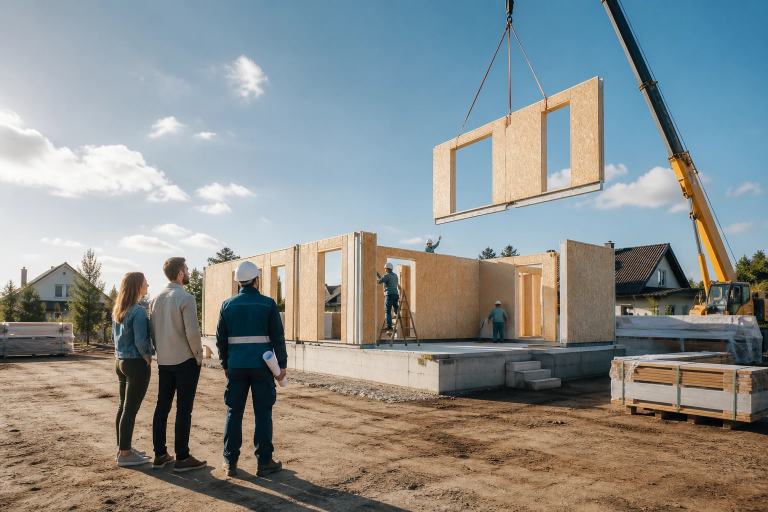
#> input picture sites/everyday-homes/assets/photos/everyday-construction-schedule-v1.webp, 1536 x 1024 px (shown at 1/2 size)
$ python -i housevision_render_bridge.py   (imports and definitions only)
#> lines starting #> are read from the running program, lines starting #| are printed output that depends on the picture
from __future__ import annotations

import base64
import binascii
import hashlib
import http.client
import json
import os
import re
import shutil
from pathlib import Path

import numpy as np
from PIL import Image, ImageFilter
from sqlalchemy import desc, func, select
from sqlalchemy.orm import Session

from ..audit import audit
from ..config import settings
from ..models import (
    HouseVisionGeometryLock,
    HouseVisionJob,
    HouseVisionOutputAsset,
    HouseVisionPackage,
    HouseVisionSourceAsset,
)
from .fs_guard import contained_path


LEGACY_SAFE_RENDER_MODE = "GEOMETRY_SAFE_COMPOSITE_V1"
ENVIRONMENT_RENDER_MODE = "GEOMETRY_SAFE_ENVIRONMENT_V2"
SAFE_RENDER_MODE = "GEOMETRY_LOCKED_RESTYLE_V22"
SAFE_WIDTH = 1536
SAFE_HEIGHT = 1024


# [131 lines left out: functions _image_factory_token, _call_image_factory, _decode_restyle_provider_result, _source_path, _sha256_file, not called in this run]


def _prepare_source_canvas(source_path: Path) -> Image.Image:
    with Image.open(source_path) as opened:
#> opened is the input picture: PIL image 1536x1024 RGB; mean R, G, B 139.2, 143.1, 141.3
        source = opened.convert("RGB")
    scale = min(SAFE_WIDTH / source.width, SAFE_HEIGHT / source.height)
#> scale = 1
    placed = source.resize(
        (max(1, round(source.width * scale)), max(1, round(source.height * scale))),
        Image.Resampling.LANCZOS,
    )
    x = (SAFE_WIDTH - placed.width) // 2
#> x = 0
    y = (SAFE_HEIGHT - placed.height) // 2
#> y = 0
    cover_scale = max(SAFE_WIDTH / source.width, SAFE_HEIGHT / source.height)
#> cover_scale = 1
    cover = source.resize(
        (
            max(1, round(source.width * cover_scale)),
            max(1, round(source.height * cover_scale)),
        ),
        Image.Resampling.LANCZOS,
    )
    left = (cover.width - SAFE_WIDTH) // 2
#> left = 0
    top = (cover.height - SAFE_HEIGHT) // 2
#> top = 0
    canvas = cover.crop((left, top, left + SAFE_WIDTH, top + SAFE_HEIGHT))
    canvas = canvas.filter(ImageFilter.GaussianBlur(radius=28))
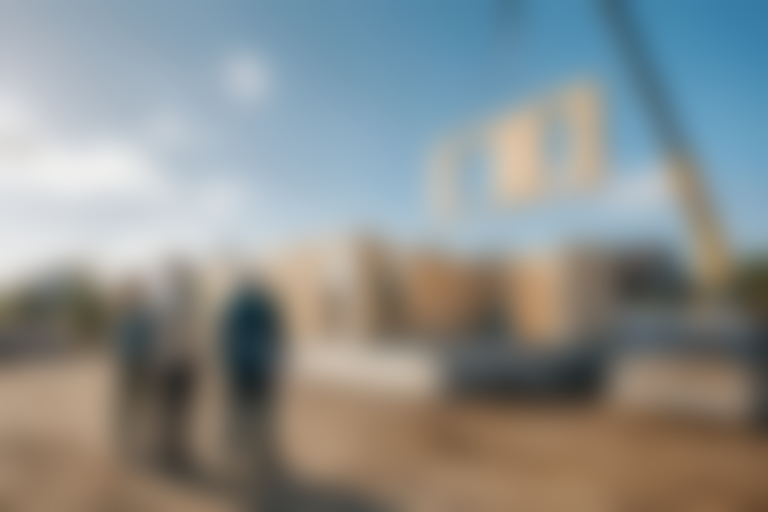
#> canvas: PIL image 1536x1024 RGB (shown at 1/2 size); mean R, G, B 139.2, 143.1, 141.3
    canvas.paste(placed, (x, y))
    return canvas


# [753 lines left out: functions _render_protected_source_frame, verify_geometry_proof, output_preview_path, _generate_legacy_source_derivatives, generate_typehouse_renders, create_source_preserved_baseline, not called in this run]

>>> result = _prepare_source_canvas('../../../../sites/everyday-homes/assets/photos/everyday-construction-schedule-v1.webp')

$ run again, on sites/everyday-homes/assets/photos/everyday-house-fit-studio-v1.webp
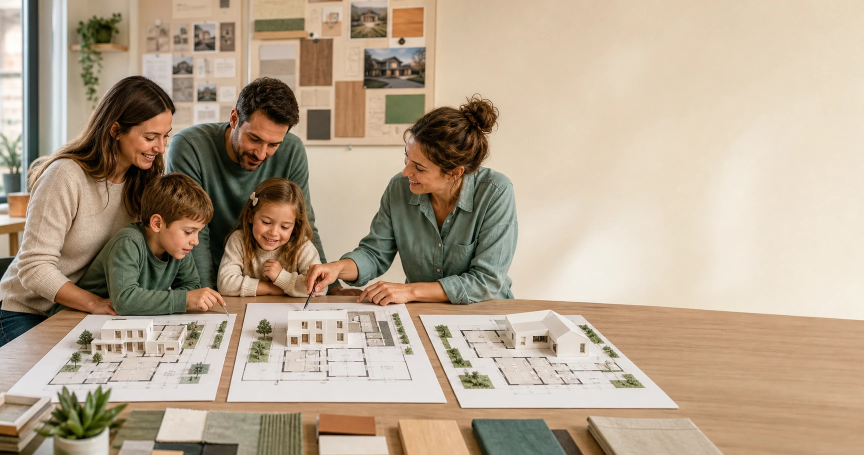
#> input picture sites/everyday-homes/assets/photos/everyday-house-fit-studio-v1.webp, 1728 x 910 px (shown at 1/2 size)
#> in _prepare_source_canvas, opened is the input picture: PIL image 1728x910 RGB; mean R, G, B 182.5, 164.8, 143.1
#> in _prepare_source_canvas, `canvas = canvas.filter(ImageFilter.GaussianBlur(radius=28))`:
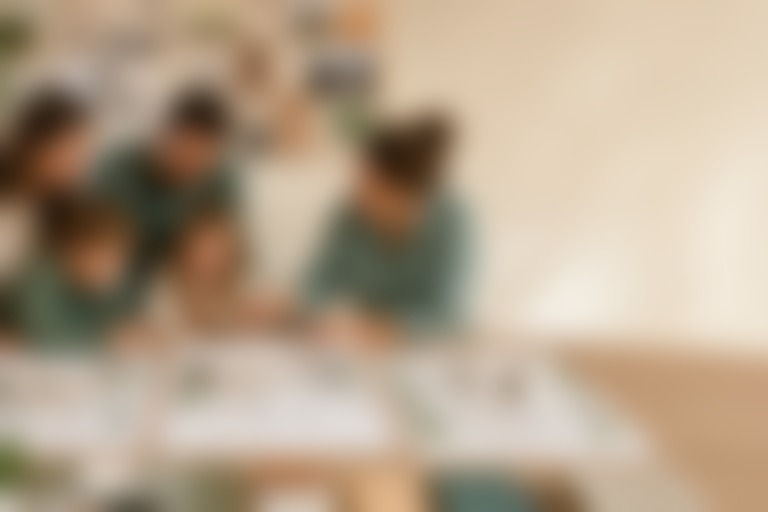
#> canvas: PIL image 1536x1024 RGB (shown at 1/2 size); mean R, G, B 179.5, 161.3, 139.1
#> in _prepare_source_canvas, `canvas.paste(placed, (x, y))`:
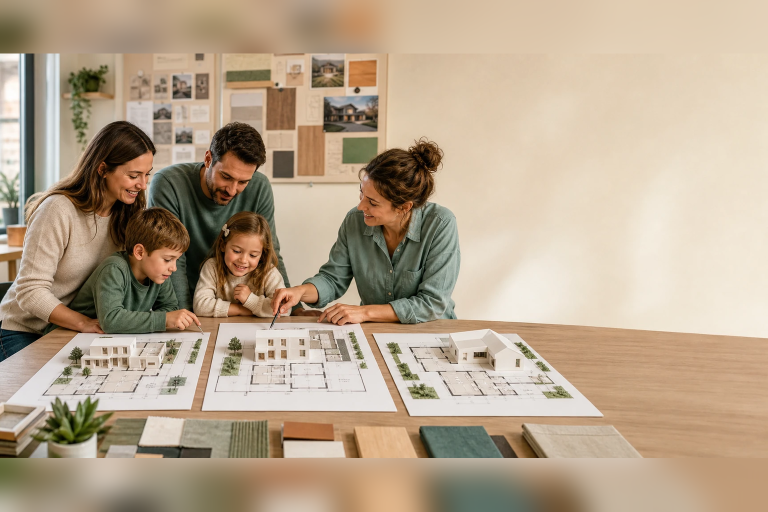
#> canvas: PIL image 1536x1024 RGB (shown at 1/2 size); mean R, G, B 182.7, 164.1, 141.2

$ run again, on sites/everyday-homes/assets/photos/everyday-monthly-budget-planning-v1.webp
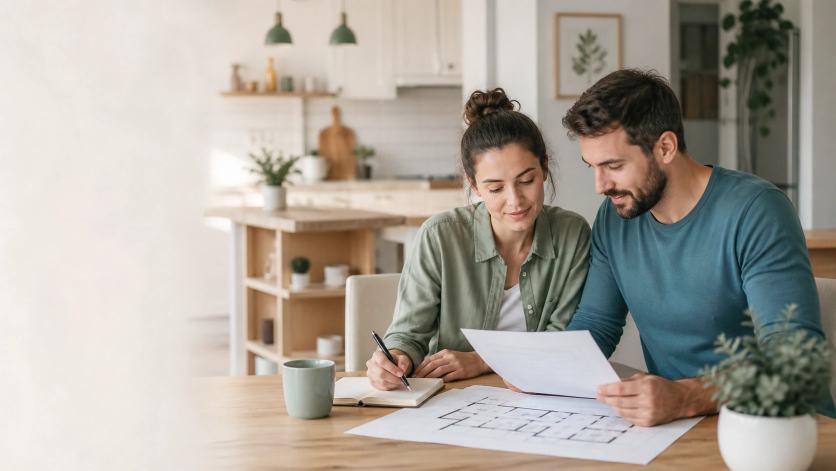
#> input picture sites/everyday-homes/assets/photos/everyday-monthly-budget-planning-v1.webp, 1672 x 941 px (shown at 1/2 size)
#> in _prepare_source_canvas, opened is the input picture: PIL image 1672x941 RGB; mean R, G, B 170.7, 164.6, 155.4
#> in _prepare_source_canvas, `canvas = canvas.filter(ImageFilter.GaussianBlur(radius=28))`:
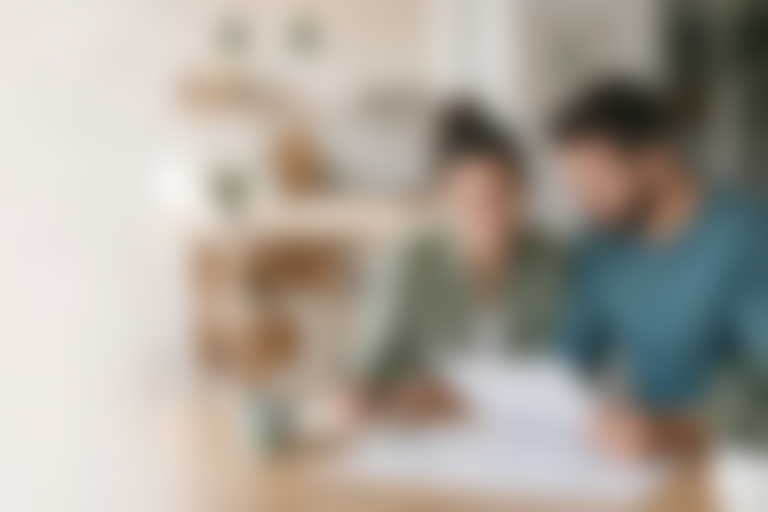
#> canvas: PIL image 1536x1024 RGB (shown at 1/2 size); mean R, G, B 170.2, 163.2, 153.5
#> in _prepare_source_canvas, `canvas.paste(placed, (x, y))`:
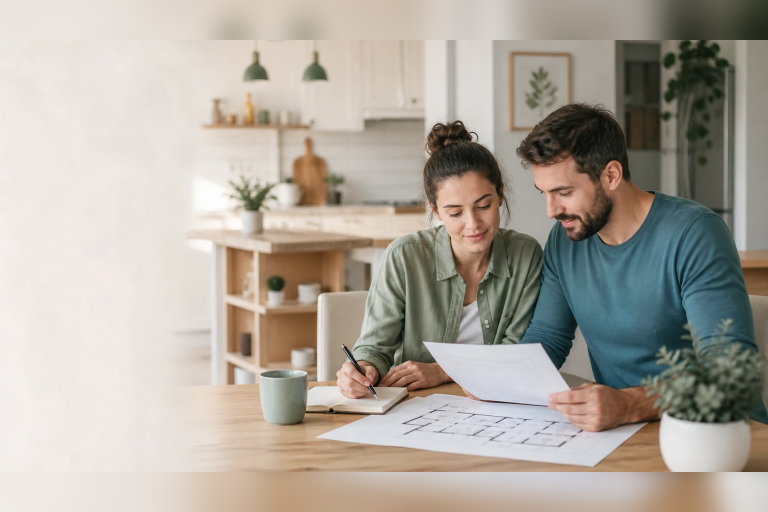
#> canvas: PIL image 1536x1024 RGB (shown at 1/2 size); mean R, G, B 174.6, 167.6, 158
